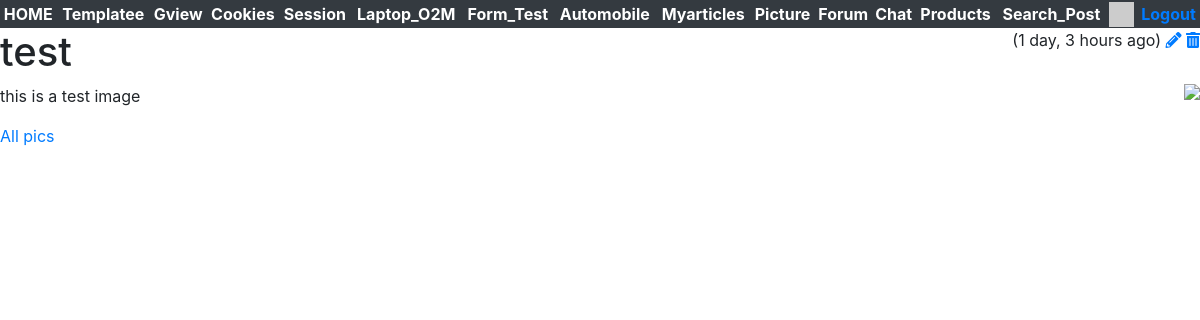
/pics/pic/1 (signed in), run on the app's committed database.
### pics/models.py (models this page shows, shortened)
class Pic(models.Model):
    title = models.CharField(max_length=200,validators=[MinLengthValidator(2, "Title must be greater than 2 characters")]
    )
    text = models.TextField()
    owner = models.ForeignKey(settings.AUTH_USER_MODEL, on_delete=models.CASCADE)
    picture = models.BinaryField(null=True, blank=True, editable=True)
    content_type = models.CharField(max_length=256, null=True, blank=True,
                                    help_text='The MIMEType of the file')
    created_at = models.DateTimeField(auto_now_add=True)
    updated_at = models.DateTimeField(auto_now=True)

### pics/views.py (the view)
# urls.py: path('pic/<int:pk>', views.PicDetailView.as_view(), name='pic_detail'),
class PicDetailView(OwnerDetailView):
    model = Pic
    template_name = "pics/detail.html"

### home/context_processors.py (called while the page is built)
def settings(request):
    return {
        'settings': django_settings,
    }

### home/templatetags/app_tags.py (called while the page is built)
@register.filter(name='gravatar')
def gravatar(user, size=35):
    email = str(user.email.strip().lower()).encode('utf-8')
    email_hash = md5(email).hexdigest()
    url = "//www.gravatar.com/avatar/{0}?s={1}&d=identicon&r=PG"
    return url.format(email_hash, size)

### pics/templates/pics/detail.html (shortened to what this page needs)
{% extends "base_bootstrap.html" %}
{% load humanize %}
{% block content %}
<span style="float: right;">
({{ pic.updated_at|naturaltime }})
{% if pic.owner == user %}
<a href="{% url 'pics:pic_update' pic.id %}"><i class="fa fa-pencil"></i></a>
<a href="{% url 'pics:pic_delete' pic.id %}"><i class="fa fa-trash"></i></a>
{% endif %}
</span>
<h1>{{ pic.title }}</h1>
{% if pic.content_type %}
<img style="float:right; max-width:50%;" src="{% url 'pics:pic_picture' pic.id %}"
    onclick="document.getElementById('overlay').style.display = 'block';">
{% endif %}
<p>
{{ pic.text }}
</p>
<p>
<a href="{% url 'pics:all' %}">All pics</a>
</p>
{% endblock %}

### data on the page
Pic: updated_at "1 day, 3 hours ago", title "test", text "this is a test image"
